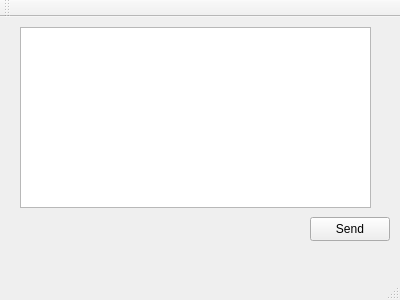
<?xml version="1.0" encoding="UTF-8"?>
<ui version="4.0">
 <class>MainWindow</class>
 <widget class="QMainWindow" name="MainWindow">
  <property name="geometry">
   <rect>
    <x>0</x>
    <y>0</y>
    <width>400</width>
    <height>300</height>
   </rect>
  </property>
  <property name="windowTitle">
   <string>MainWindow</string>
  </property>
  <widget class="QWidget" name="centralWidget">
   <widget class="QPushButton" name="send_b">
    <property name="geometry">
     <rect>
      <x>310</x>
      <y>200</y>
      <width>80</width>
      <height>24</height>
     </rect>
    </property>
    <property name="text">
     <string>Send</string>
    </property>
   </widget>
   <widget class="QTextEdit" name="receive_t">
    <property name="geometry">
     <rect>
      <x>20</x>
      <y>10</y>
      <width>351</width>
      <height>181</height>
     </rect>
    </property>
   </widget>
  </widget>
  <widget class="QMenuBar" name="menuBar">
   <property name="geometry">
    <rect>
     <x>0</x>
     <y>0</y>
     <width>400</width>
     <height>24</height>
    </rect>
   </property>
  </widget>
  <widget class="QToolBar" name="mainToolBar">
   <attribute name="toolBarArea">
    <enum>TopToolBarArea</enum>
   </attribute>
   <attribute name="toolBarBreak">
    <bool>false</bool>
   </attribute>
  </widget>
  <widget class="QStatusBar" name="statusBar"/>
 </widget>
 <layoutdefault spacing="6" margin="11"/>
 <resources/>
 <connections/>
</ui>
